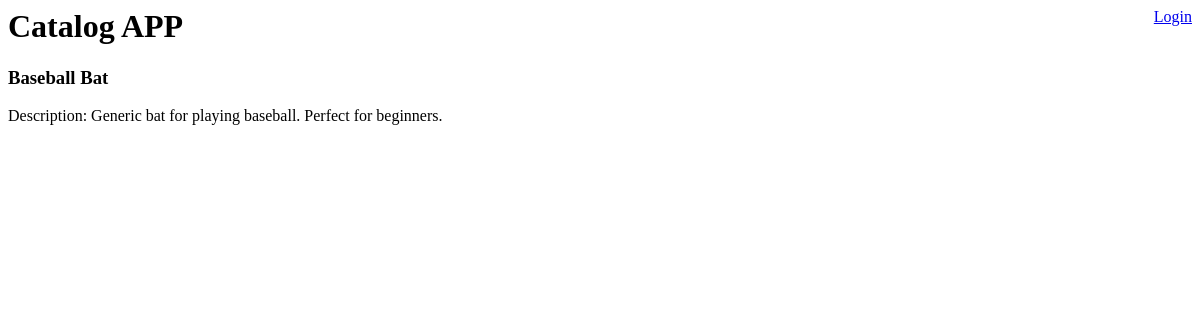
/catalog/3/3/info/, run on the app's committed database.
### catalog_Db.py (models this page shows, shortened)
class CatalogItems(Base):
    __tablename__ = 'CatalogItems'
    id = Column(Integer, primary_key=True)
    name = Column(String(250), nullable=False)
    description = Column(String(500))
    userEmail = Column(String(250))
    catalog_id = Column(Integer, ForeignKey('catalog.id'))
    catalog = relationship(Catalog)
    user_id = Column(Integer, ForeignKey('user.id'))
    user = relationship(User)

### catalogProject.py (the view)
@app.route('/catalog/<int:catalog_id>/<int:catalogItem_id>/info/',
           methods=['GET'])
def itemInfo(catalog_id, catalogItem_id):
    selected = session.query(CatalogItems).filter_by(id=catalogItem_id).one()
    if 'username' not in login_session:
        return render_template('publicItemInfo.html', catalog_id=catalog_id,
                               catalogItem_id=catalogItem_id,
                               selected=selected)
    else:
        return render_template('itemInfo.html', catalog_id=catalog_id,
                               catalogItem_id=catalogItem_id,
                               selected=selected)

### templates/publicItemInfo.html
<html>
    <head>
        <link rel="stylesheet" type="text/css" href="{{ url_for('static', filename='appStyles.css') }}">
    </head>
    <body>
        <div class="topBar">
            <h1>Catalog APP</h1>
            <a id="login" href="{{url_for('showLogin')}}">Login</a>
        </div>
        <h3>{{selected.name}}</h3>
        <p>Description: {{selected.description}}</p>
    </body>
</html>

### static/appStyles.css (style rules this page uses)
.topBar { width: 100%; height: 40px; }
#login { float: right; }
h1 { float: left; margin: 0; vertical-align: top; width: 200px; }

### data on the page
CatalogItems: name "Baseball Bat", description "Generic bat for playing baseball. Perfect for beginners."
